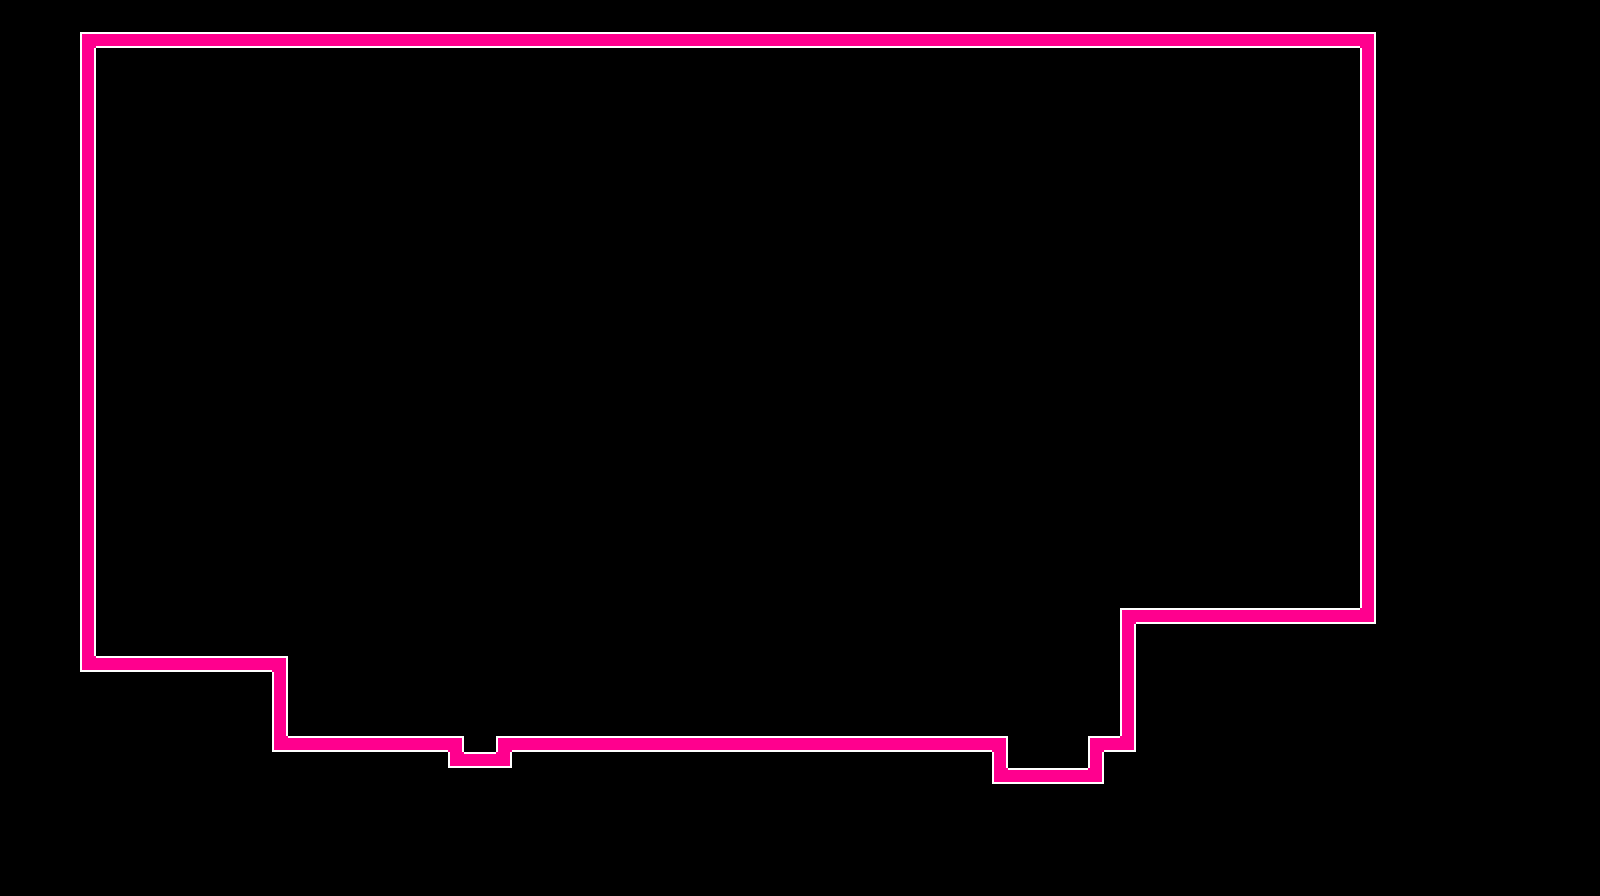

The image is a tile-based game level rendered from a .tmx file. Its description and source (layers, tilesets, objects; grid data summarised) follow:
An orthogonal 100x56 tile map with 16x16 px tiles, 1 tile layer (Tile Layer 1).

<map version="1.10" tiledversion="1.10.2" orientation="orthogonal" renderorder="right-down" width="100" height="56" tilewidth="16" tileheight="16" infinite="0" nextlayerid="2" nextobjectid="1">
 <tileset firstgid="1" source="../Colours.tsx" />
 <layer id="1" name="Tile Layer 1" width="100" height="56">
  <data>[5600 cells, 254 non-empty, 6 distinct tile ids]</data>
 </layer>
</map>
